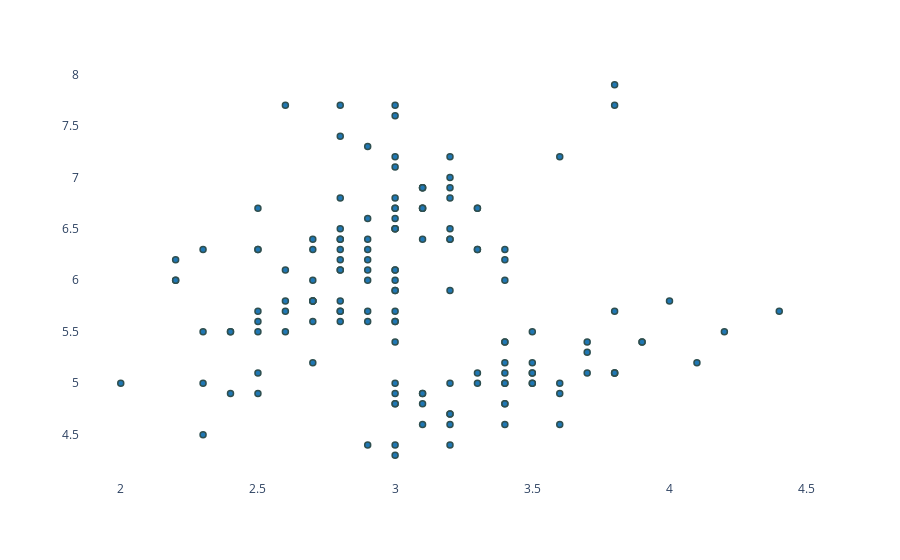

Source (notebook cell):
### Code cell
scatter(iris_data, "sepal width (cm)", "sepal length (cm)")

### Figure 1 — Plotly figure (JSON) as saved in the notebook; plotly's stock layout.template omitted (floating-point values rounded to 4 significant figures; data arrays with more than 128 entries replaced by an {"elided": "..."} marker saying what was removed)
{"data": [{"hovertemplate": "sepal width (cm)=%{x}<br>sepal length (cm)=%{y}<extra></extra>", "legendgroup": "", "marker": {"color": "#1F77B4", "line": {"color": "DarkSlateGrey", "width": 1.5}, "symbol": "circle"}, "mode": "markers", "name": "", "orientation": "v", "showlegend": false, "type": "scatter", "x": {"elided": "150 float values"}, "xaxis": "x", "y": {"elided": "150 float values"}, "yaxis": "y"}], "layout": {"autosize": false, "legend": {"tracegroupgap": 0}, "margin": {"t": 60}, "plot_bgcolor": "rgba(0,0,0,0)", "title": {"x": 0.5}, "uniformtext": {"minsize": 5}, "xaxis": {"anchor": "y", "automargin": true, "domain": [0, 1], "title": {}}, "yaxis": {"anchor": "x", "automargin": true, "domain": [0, 1], "title": {}}}}
